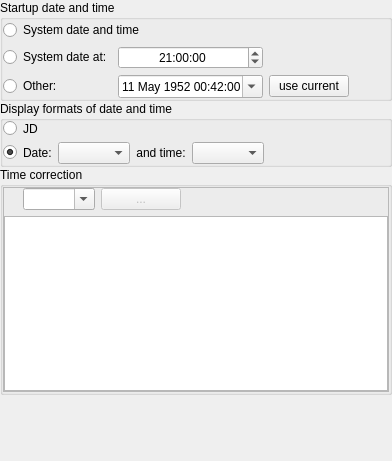
        <widget class="QWidget" name="page_Time">
         <layout class="QVBoxLayout" name="verticalLayout_6">
          <property name="spacing">
           <number>0</number>
          </property>
          <property name="leftMargin">
           <number>0</number>
          </property>
          <property name="topMargin">
           <number>0</number>
          </property>
          <property name="rightMargin">
           <number>0</number>
          </property>
          <property name="bottomMargin">
           <number>0</number>
          </property>
          <item>
           <widget class="QGroupBox" name="timeGroupBox">
            <property name="title">
             <string>Startup date and time</string>
            </property>
            <layout class="QGridLayout" name="gridLayoutStartup">
             <property name="leftMargin">
              <number>0</number>
             </property>
             <property name="topMargin">
              <number>0</number>
             </property>
             <property name="rightMargin">
              <number>0</number>
             </property>
             <property name="bottomMargin">
              <number>0</number>
             </property>
             <item row="1" column="0">
              <widget class="QRadioButton" name="todayRadio">
               <property name="toolTip">
                <string>Sets the simulation time to the next instance of this time of day when Stellarium starts</string>
               </property>
               <property name="text">
                <string>System date at:</string>
               </property>
              </widget>
             </item>
             <item row="2" column="0">
              <widget class="QRadioButton" name="fixedTimeRadio">
               <property name="toolTip">
                <string>Use a specific date and time when Stellarium starts up</string>
               </property>
               <property name="text">
                <string>Other:</string>
               </property>
              </widget>
             </item>
             <item row="1" column="1">
              <widget class="QTimeEdit" name="todayTimeSpinBox">
               <property name="frame">
                <bool>true</bool>
               </property>
               <property name="alignment">
                <set>Qt::AlignCenter</set>
               </property>
               <property name="currentSectionIndex">
                <number>0</number>
               </property>
               <property name="time">
                <time>
                 <hour>21</hour>
                 <minute>0</minute>
                 <second>0</second>
                </time>
               </property>
              </widget>
             </item>
             <item row="2" column="1">
              <widget class="QDateTimeEdit" name="fixedDateTimeEdit">
               <property name="date">
                <date>
                 <year>1952</year>
                 <month>5</month>
                 <day>11</day>
                </date>
               </property>
               <property name="time">
                <time>
                 <hour>0</hour>
                 <minute>42</minute>
                 <second>0</second>
                </time>
               </property>
               <property name="calendarPopup">
                <bool>true</bool>
               </property>
              </widget>
             </item>
             <item row="2" column="2">
              <widget class="QPushButton" name="fixedDateTimeCurrentButton">
               <property name="toolTip">
                <string>Use current local date and time</string>
               </property>
               <property name="text">
                <string>use current</string>
               </property>
              </widget>
             </item>
             <item row="2" column="3">
              <spacer name="horizontalSpacer_4">
               <property name="orientation">
                <enum>Qt::Horizontal</enum>
               </property>
               <property name="sizeHint" stdset="0">
                <size>
                 <width>40</width>
                 <height>20</height>
                </size>
               </property>
              </spacer>
             </item>
             <item row="0" column="0" colspan="2">
              <widget class="QRadioButton" name="systemTimeRadio">
               <property name="toolTip">
                <string>Starts Stellarium at system clock date and time</string>
               </property>
               <property name="text">
                <string>System date and time</string>
               </property>
              </widget>
             </item>
            </layout>
           </widget>
          </item>
          <item>
           <widget class="QGroupBox" name="timeDisplayFormatsGroupBox">
            <property name="toolTip">
             <string>These settings control the way time and date are displayed in the bottom bar.</string>
            </property>
            <property name="title">
             <string>Display formats of date and time</string>
            </property>
            <layout class="QGridLayout" name="gridLayoutFmt">
             <property name="leftMargin">
              <number>0</number>
             </property>
             <property name="topMargin">
              <number>0</number>
             </property>
             <property name="rightMargin">
              <number>0</number>
             </property>
             <property name="bottomMargin">
              <number>0</number>
             </property>
             <item row="1" column="0">
              <widget class="QRadioButton" name="dtRadioButton">
               <property name="text">
                <string notr="true"/>
               </property>
               <property name="checked">
                <bool>true</bool>
               </property>
              </widget>
             </item>
             <item row="1" column="1">
              <widget class="QLabel" name="dateFormatsLabel">
               <property name="text">
                <string>Date:</string>
               </property>
               <property name="alignment">
                <set>Qt::AlignLeading|Qt::AlignLeft|Qt::AlignVCenter</set>
               </property>
              </widget>
             </item>
             <item row="1" column="2">
              <widget class="QComboBox" name="dateFormatsComboBox"/>
             </item>
             <item row="1" column="3">
              <widget class="QLabel" name="timeFormatsLabel">
               <property name="text">
                <string>and time:</string>
               </property>
               <property name="alignment">
                <set>Qt::AlignCenter</set>
               </property>
              </widget>
             </item>
             <item row="1" column="4">
              <widget class="QComboBox" name="timeFormatsComboBox"/>
             </item>
             <item row="1" column="5">
              <spacer name="horizontalSpacer_6">
               <property name="orientation">
                <enum>Qt::Horizontal</enum>
               </property>
               <property name="sizeHint" stdset="0">
                <size>
                 <width>40</width>
                 <height>20</height>
                </size>
               </property>
              </spacer>
             </item>
             <item row="0" column="0">
              <widget class="QRadioButton" name="jdRadioButton">
               <property name="text">
                <string notr="true"/>
               </property>
              </widget>
             </item>
             <item row="0" column="1">
              <widget class="QLabel" name="dateFormatsLabel_2">
               <property name="text">
                <string>JD</string>
               </property>
               <property name="alignment">
                <set>Qt::AlignLeading|Qt::AlignLeft|Qt::AlignVCenter</set>
               </property>
              </widget>
             </item>
            </layout>
           </widget>
          </item>
          <item>
           <widget class="QGroupBox" name="deltaTGroupBox">
            <property name="minimumSize">
             <size>
              <width>0</width>
              <height>228</height>
             </size>
            </property>
            <property name="maximumSize">
             <size>
              <width>16777215</width>
              <height>232</height>
             </size>
            </property>
            <property name="title">
             <string>Time correction</string>
            </property>
            <layout class="QHBoxLayout" name="horizontalLayout_9">
             <property name="leftMargin">
              <number>0</number>
             </property>
             <property name="topMargin">
              <number>0</number>
             </property>
             <property name="rightMargin">
              <number>0</number>
             </property>
             <property name="bottomMargin">
              <number>0</number>
             </property>
             <item>
              <widget class="QFrame" name="frame">
               <property name="frameShape">
                <enum>QFrame::StyledPanel</enum>
               </property>
               <property name="frameShadow">
                <enum>QFrame::Raised</enum>
               </property>
               <layout class="QVBoxLayout" name="verticalLayout">
                <property name="leftMargin">
                 <number>0</number>
                </property>
                <property name="topMargin">
                 <number>0</number>
                </property>
                <property name="rightMargin">
                 <number>0</number>
                </property>
                <property name="bottomMargin">
                 <number>0</number>
                </property>
                <item>
                 <layout class="QHBoxLayout" name="horizontalLayout_12">
                  <property name="leftMargin">
                   <number>6</number>
                  </property>
                  <item>
                   <widget class="QLabel" name="deltaTLabel">
                    <property name="text">
                     <string/>
                    </property>
                   </widget>
                  </item>
                  <item>
                   <widget class="QComboBox" name="deltaTAlgorithmComboBox">
                    <property name="editable">
                     <bool>true</bool>
                    </property>
                    <property name="insertPolicy">
                     <enum>QComboBox::NoInsert</enum>
                    </property>
                   </widget>
                  </item>
                  <item>
                   <widget class="QPushButton" name="pushButtonCustomDeltaTEquationDialog">
                    <property name="enabled">
                     <bool>false</bool>
                    </property>
                    <property name="toolTip">
                     <string>Edit equation</string>
                    </property>
                    <property name="text">
                     <string notr="true">...</string>
                    </property>
                   </widget>
                  </item>
                  <item>
                   <spacer name="horizontalSpacer_2">
                    <property name="orientation">
                     <enum>Qt::Horizontal</enum>
                    </property>
                    <property name="sizeHint" stdset="0">
                     <size>
                      <width>0</width>
                      <height>0</height>
                     </size>
                    </property>
                   </spacer>
                  </item>
                 </layout>
                </item>
                <item>
                 <widget class="QTextBrowser" name="deltaTAlgorithmDescription">
                  <property name="maximumSize">
                   <size>
                    <width>16777215</width>
                    <height>175</height>
                   </size>
                  </property>
                  <property name="autoFillBackground">
                   <bool>true</bool>
                  </property>
                  <property name="verticalScrollBarPolicy">
                   <enum>Qt::ScrollBarAsNeeded</enum>
                  </property>
                  <property name="horizontalScrollBarPolicy">
                   <enum>Qt::ScrollBarAlwaysOff</enum>
                  </property>
                  <property name="openExternalLinks">
                   <bool>true</bool>
                  </property>
                  <property name="openLinks">
                   <bool>true</bool>
                  </property>
                 </widget>
                </item>
               </layout>
              </widget>
             </item>
            </layout>
           </widget>
          </item>
          <item>
           <spacer name="verticalSpacer_5">
            <property name="orientation">
             <enum>Qt::Vertical</enum>
            </property>
            <property name="sizeHint" stdset="0">
             <size>
              <width>20</width>
              <height>66</height>
             </size>
            </property>
           </spacer>
          </item>
         </layout>
        </widget>
